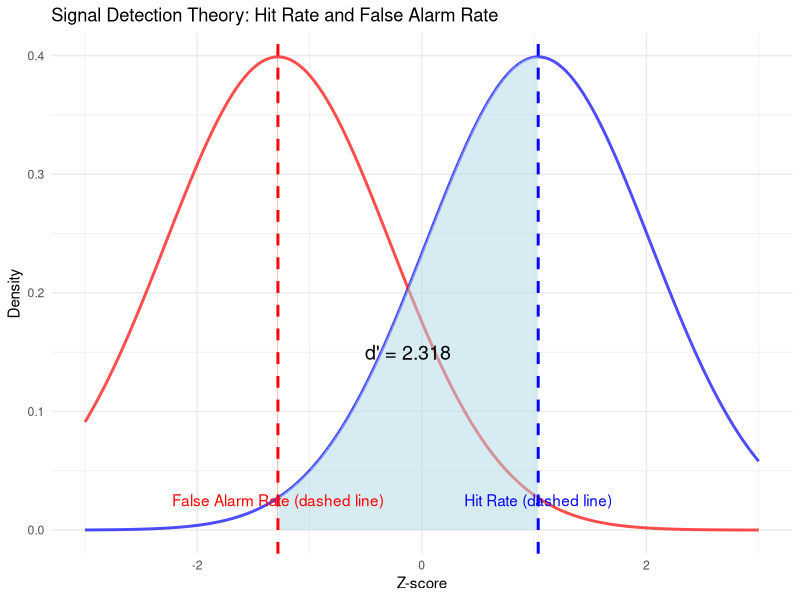
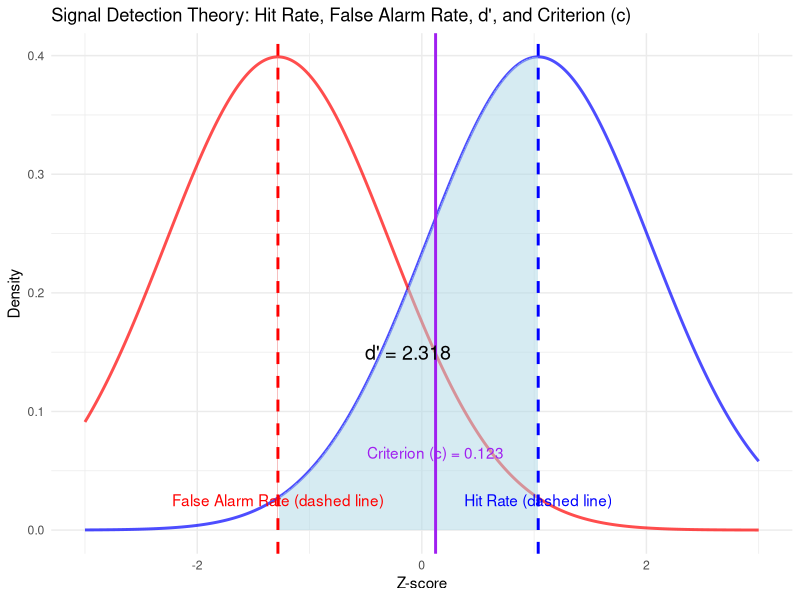

These charts were generated, in order, by the following R code: (Note: this script raises an error after producing the figures.)
# This R script covers how to calculate d prime values from false alarms and hit rates
# This covers a 'normal/simplistic' way of calculating dprimes,
# other ways of calculating audio-visual dprimes from audio and visual measures,
# which were taken from Micheyl and Oxenham (2012):
# https://doi.org/10.1121/1.3699231
# These equations are also visualised

# where m is the number of independent measurements or responses

#load packages
library(lattice)
library(RColorBrewer)
library(ggplot2)
library(dplyr)



# calculating dprime ------------------------------------------------------

# Function to calculate hit rate and false alarm rate based on counts
calculate_rates <- function(hits, total_signal_present, false_alarms, total_signal_absent) {
  # Calculate hit rate: proportion of hits over total signal-present trials
  hit_rate <- hits / total_signal_present
  
  # Calculate false alarm rate: proportion of false alarms over total signal-absent trials
  false_alarm_rate <- false_alarms / total_signal_absent
  
  # Ensure hit_rate and false_alarm_rate are within valid range (0,1)
  hit_rate <- pmin(pmax(hit_rate, 1e-5), 1 - 1e-5)  # To avoid Z-scores at infinity
  false_alarm_rate <- pmin(pmax(false_alarm_rate, 1e-5), 1 - 1e-5)
  
  # Return hit rate and false alarm rate as a list
  return(list(hit_rate = hit_rate, false_alarm_rate = false_alarm_rate))
}

# Function to calculate d' (d-prime) using the hit rate and false alarm rate
calculate_d_prime <- function(hits, total_signal_present, false_alarms, total_signal_absent) {
  # Calculate hit rate and false alarm rate
  rates <- calculate_rates(hits, total_signal_present, false_alarms, total_signal_absent)
  
  # Extract hit rate and false alarm rate
  hit_rate <- rates$hit_rate
  false_alarm_rate <- rates$false_alarm_rate
  
  # Calculate Z-scores for hit rate and false alarm rate using the inverse CDF (qnorm)
  z_hit_rate <- qnorm(hit_rate)
  z_false_alarm_rate <- qnorm(false_alarm_rate)
  
  # Calculate d' as the difference between Z(hit rate) and Z(false alarm rate)
  d_prime <- z_hit_rate - z_false_alarm_rate
  
  # Return d' and the rates as a list
  return(list(d_prime = d_prime, hit_rate = hit_rate, false_alarm_rate = false_alarm_rate))
}

# Example parameters
hits <- 85  # Number of hits (signal present, correct response)
total_signal_present <- 100  # Total signal-present trials
false_alarms <- 10  # Number of false alarms (signal absent, incorrect response)
total_signal_absent <- 100  # Total signal-absent trials

# Calculate d' and rates
result <- calculate_d_prime(hits, total_signal_present, false_alarms, total_signal_absent)

# Extract hit rate, false alarm rate, and d'
hit_rate <- result$hit_rate
false_alarm_rate <- result$false_alarm_rate
d_prime <- result$d_prime
#the d_prime value
d_prime

# Create the distributions for visualization
z_values <- seq(-3, 3, length.out = 1000)
signal_distribution <- dnorm(z_values, mean = qnorm(hit_rate), sd = 1)  # Signal distribution
noise_distribution <- dnorm(z_values, mean = qnorm(false_alarm_rate), sd = 1)  # Noise distribution

# Combine the data into a data frame for ggplot
df <- data.frame(z = z_values, 
                 signal = signal_distribution, 
                 noise = noise_distribution)

# Create the plot
ggplot(df, aes(x = z)) +
  geom_line(aes(y = signal), color = "blue", size = 1, alpha = 0.7) +
  geom_line(aes(y = noise), color = "red", size = 1, alpha = 0.7) +
  geom_area(data = subset(df, z > (qnorm(false_alarm_rate) + 0.01) & z < qnorm(hit_rate)),
            aes(y = signal), fill = "lightblue", alpha = 0.5) +
  geom_area(data = subset(df, z > (qnorm(false_alarm_rate) - 0.01) & z < qnorm(false_alarm_rate)),
            aes(y = noise), fill = "lightcoral", alpha = 0.5) +
  geom_vline(xintercept = qnorm(hit_rate), linetype = "dashed", color = "blue", size = 1) +
  geom_vline(xintercept = qnorm(false_alarm_rate), linetype = "dashed", color = "red", size = 1) +
  annotate("text", x = qnorm(hit_rate), y = 0.01, label = "Hit Rate (dashed line)", color = "blue", vjust = -1) +
  annotate("text", x = qnorm(false_alarm_rate), y = 0.01, label = "False Alarm Rate (dashed line)", color = "red", vjust = -1) +
  annotate("text", x = (qnorm(hit_rate) + qnorm(false_alarm_rate)) / 2, 
           y = 0.15, 
           label = paste("d' =", round(d_prime, 3)), 
           size = 5, 
           color = "black") +  # Adding d' value to the plot
  labs(title = "Signal Detection Theory: Hit Rate and False Alarm Rate",
       x = "Z-score",
       y = "Density") +
  theme_minimal()


# adding the criterion to dprime ------------------------------------------


# Function to calculate hit rate and false alarm rate based on counts
calculate_rates <- function(hits, total_signal_present, false_alarms, total_signal_absent) {
  # Calculate hit rate: proportion of hits over total signal-present trials
  hit_rate <- hits / total_signal_present
  
  # Calculate false alarm rate: proportion of false alarms over total signal-absent trials
  false_alarm_rate <- false_alarms / total_signal_absent
  
  # Ensure hit_rate and false_alarm_rate are within valid range (0,1)
  hit_rate <- pmin(pmax(hit_rate, 1e-5), 1 - 1e-5)  # To avoid Z-scores at infinity
  false_alarm_rate <- pmin(pmax(false_alarm_rate, 1e-5), 1 - 1e-5)
  
  # Return hit rate and false alarm rate as a list
  return(list(hit_rate = hit_rate, false_alarm_rate = false_alarm_rate))
}

# Function to calculate d' (d-prime) and criterion (c) using the hit rate and false alarm rate
calculate_d_prime_and_c <- function(hits, total_signal_present, false_alarms, total_signal_absent) {
  # Calculate hit rate and false alarm rate
  rates <- calculate_rates(hits, total_signal_present, false_alarms, total_signal_absent)
  
  # Extract hit rate and false alarm rate
  hit_rate <- rates$hit_rate
  false_alarm_rate <- rates$false_alarm_rate
  
  # Calculate Z-scores for hit rate and false alarm rate using the inverse CDF (qnorm)
  z_hit_rate <- qnorm(hit_rate)
  z_false_alarm_rate <- qnorm(false_alarm_rate)
  
  # Calculate d' as the difference between Z(hit rate) and Z(false alarm rate)
  d_prime <- z_hit_rate - z_false_alarm_rate
  
  # Calculate the criterion (c)
  c <- - (z_hit_rate + z_false_alarm_rate) / 2
  
  # Return d', c, and the rates as a list
  return(list(d_prime = d_prime, c = c, hit_rate = hit_rate, false_alarm_rate = false_alarm_rate))
}

# Example parameters
hits <- 85  # Number of hits (signal present, correct response)
total_signal_present <- 100  # Total signal-present trials
false_alarms <- 10  # Number of false alarms (signal absent, incorrect response)
total_signal_absent <- 100  # Total signal-absent trials

# Calculate d', c, and rates
result <- calculate_d_prime_and_c(hits, total_signal_present, false_alarms, total_signal_absent)

# Extract hit rate, false alarm rate, d', and c
hit_rate <- result$hit_rate
false_alarm_rate <- result$false_alarm_rate
d_prime <- result$d_prime
c <- result$c

# Create the distributions for visualization
z_values <- seq(-3, 3, length.out = 1000)
signal_distribution <- dnorm(z_values, mean = qnorm(hit_rate), sd = 1)  # Signal distribution
noise_distribution <- dnorm(z_values, mean = qnorm(false_alarm_rate), sd = 1)  # Noise distribution

# Combine the data into a data frame for ggplot
df <- data.frame(z = z_values, 
                 signal = signal_distribution, 
                 noise = noise_distribution)

# Create the plot
ggplot(df, aes(x = z)) +
  geom_line(aes(y = signal), color = "blue", size = 1, alpha = 0.7) +
  geom_line(aes(y = noise), color = "red", size = 1, alpha = 0.7) +
  geom_area(data = subset(df, z > (qnorm(false_alarm_rate) + 0.01) & z < qnorm(hit_rate)),
            aes(y = signal), fill = "lightblue", alpha = 0.5) +
  geom_area(data = subset(df, z > (qnorm(false_alarm_rate) - 0.01) & z < qnorm(false_alarm_rate)),
            aes(y = noise), fill = "lightcoral", alpha = 0.5) +
  geom_vline(xintercept = qnorm(hit_rate), linetype = "dashed", color = "blue", size = 1) +
  geom_vline(xintercept = qnorm(false_alarm_rate), linetype = "dashed", color = "red", size = 1) +
  geom_vline(xintercept = c, linetype = "solid", color = "purple", size = 1) +  # Criterion line
  annotate("text", x = qnorm(hit_rate), y = 0.01, label = "Hit Rate (dashed line)", color = "blue", vjust = -1) +
  annotate("text", x = qnorm(false_alarm_rate), y = 0.01, label = "False Alarm Rate (dashed line)", color = "red", vjust = -1) +
  annotate("text", x = c, y = 0.05, label = paste("Criterion (c) =", round(c, 3)), color = "purple", vjust = -1) +  # Adding c value to the plot
  annotate("text", x = (qnorm(hit_rate) + qnorm(false_alarm_rate)) / 2, 
           y = 0.15, 
           label = paste("d' =", round(d_prime, 3)), 
           size = 5, 
           color = "black") +  # Adding d' value to the plot
  labs(title = "Signal Detection Theory: Hit Rate, False Alarm Rate, d', and Criterion (c)",
       x = "Z-score",
       y = "Density") +
  theme_minimal()




# proportion correct from dprime ------------------------------------------


Prob_from_dp <- function(dpValue, m) {
  # Set a small step size for the discrete approximation
  dz <- 1e-4
  
  # Generate a sequence of z values from -15 to 15, with increments of dz
  zvals <- seq(-15, 15, by = dz)
  
  # Calculate the probability using the sum of the function's values
  pc <- dz * sum(dnorm(zvals - dpValue) * pnorm(zvals)^(m - 1))
  
  # Return the calculated probability
  return(pc)
}

# Example usage of the function
d_prime <- 1  # Example d' value
M <- 2        # Example M value

# Call the function with the desired d' and M
dPrime2PropCorrect(d_prime, M)








# proportion correct from d_a/v (independent model) ----------------------


#visualising the early noise equation:


# Create data for visualization
# Example data
d_a_prime <- seq(1, 10, by = 0.4) # Values for d_a'
d_v_prime <- seq(1, 10, by = 0.4) # Values for d_v'
data <- expand.grid(d_a_prime = d_a_prime, d_v_prime = d_v_prime)
data$d_av_prime <- with(data, sqrt(d_a_prime + d_v_prime)) # Calculate d_av'

# Add random noise to d_av_prime
set.seed(123) # For reproducibility
noise <- rnorm(nrow(data), mean = 0, sd = 1) # Generate random noise
data$d_av_prime_noisy <- data$d_av_prime + noise # Add noise to d_av_prime

# Define a custom color gradient from white to blue
color_palette <- colorRampPalette(c("white", "blue")) # Custom white-to-blue gradient

# Create the 3D plot using lattice with noisy d_av_prime values
cloud(d_av_prime_noisy ~ d_a_prime * d_v_prime,
      data = data,
      xlab = "d'a",
      ylab = "d'v",
      zlab = "d'av",
      main = "",
      col = color_palette(100)[cut(data$d_av_prime_noisy, breaks = 100)], # Apply color gradient to noisy values
      pch = 16)



# Define the function to calculate P(independent) using a sum approximation
P_independent <- function(da_prime, dv_prime, m) {
  # Set a small step size for the discrete approximation
  dz <- 1e-4
  
  # Generate a sequence of z values from -15 to 15, with increments of dz
  zvals <- seq(-15, 15, by = dz)
  
  # Calculate the square root of (da_prime^2 + dv_prime^2)
  delta_prime <- sqrt(da_prime^2 + dv_prime^2)
  
  # Calculate the probability using the sum of the function's values
  pc <- dz * sum(dnorm(zvals - delta_prime) * pnorm(zvals)^(m - 1))
  
  # Return the calculated probability
  return(pc)
}

#example usage of the equation: 
da_prime <- 2 # Example da' value
dv_prime <- 1 # Example dv' value
M <- 5        # Example M value
P_independent(da_prime,dv_prime, M)



# proportion correct from d_a/v (late model) -----------------------


#visualising late noise:

# Create data for visualization
# Example data
d_a_prime <- seq(1, 10, by = 0.4) # Values for d_a'
d_v_prime <- seq(1, 10, by = 0.4) # Values for d_v'
data <- expand.grid(d_a_prime = d_a_prime, d_v_prime = d_v_prime)
data$d_av_prime <- with(data, d_a_prime + d_v_prime) # Calculate d_av'

# Add random noise to d_av_prime
set.seed(123) # For reproducibility
noise <- rnorm(nrow(data), mean = 0, sd = 1) # Generate random noise
data$d_av_prime_noisy <- data$d_av_prime + noise # Add noise to d_av_prime

# Define a custom color gradient from white to blue
color_palette <- colorRampPalette(c("white", "blue")) # Custom white-to-blue gradient

# Create the 3D plot using lattice with noisy d_av_prime values
cloud(d_av_prime_noisy ~ d_a_prime * d_v_prime,
      data = data,
      xlab = "d'a",
      ylab = "d'v",
      zlab = "d'av",
      main = "",
      col = color_palette(100)[cut(data$d_av_prime_noisy, breaks = 100)], # Apply color gradient to noisy values
      pch = 16)




# Define the function to calculate P(late) using a sum approximation
P_late <- function(da_prime, dv_prime, m) {
  # Set a small step size for the discrete approximation
  dz <- 1e-4
  
  # Generate a sequence of z values from -15 to 15, with increments of dz
  zvals <- seq(-15, 15, by = dz)
  
  # Calculate the sum (da_prime + dv_prime)
  delta_prime <- da_prime + dv_prime
  
  # Calculate the probability using the sum of the function's values
  pc <- dz * sum(dnorm(zvals - delta_prime) * pnorm(zvals)^(m - 1))
  
  # Return the calculated probability
  return(pc)
}

#example usage of the equation: 
da_prime <- 2 # Example da' value
dv_prime <- 1 # Example dv' value
M <- 5        # Example M value
P_late(da_prime,dv_prime, M)
